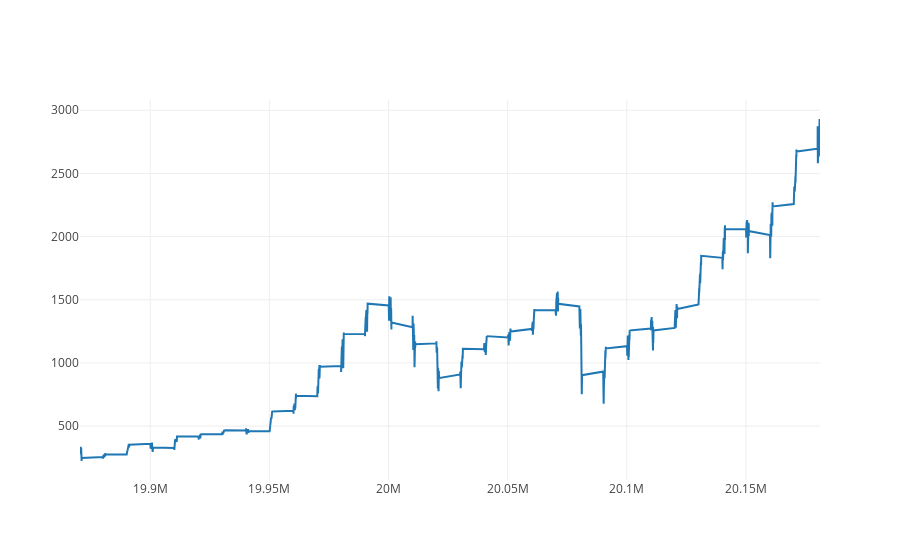

Write notebook code for a chart like this one.
### Code cell
btc_trace = go.Scatter(x=data.index, y=data['spindx'], name= 'spi')
py.iplot([btc_trace])

### Figure 1 — Plotly figure (JSON) as saved in the notebook; plotly's stock layout.template omitted (floating-point values rounded to 4 significant figures; data arrays with more than 128 entries replaced by an {"elided": "..."} marker saying what was removed)
{"data": [{"name": "spi", "type": "scatter", "uid": "02cb619c-8cda-4952-875c-f8bd4271c7c6", "x": {"elided": "7931 int values"}, "y": {"elided": "7931 float values"}}], "layout": {}}
